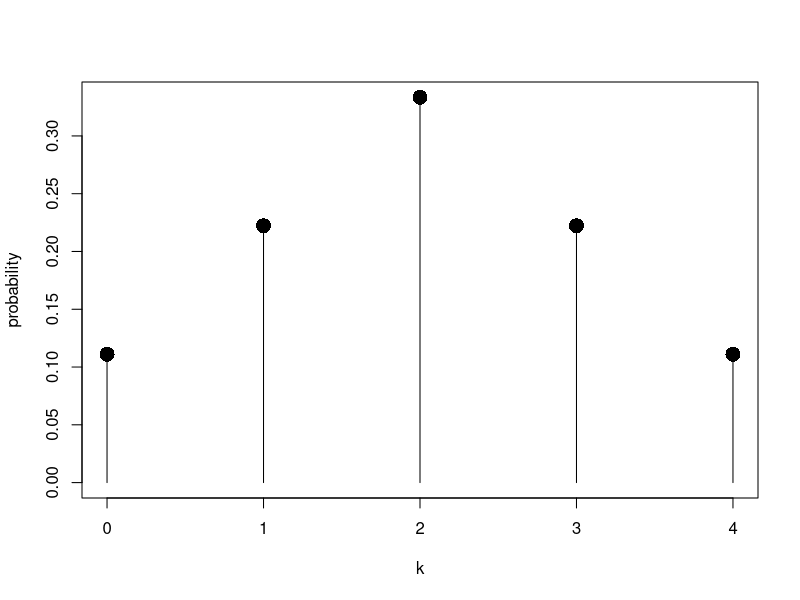
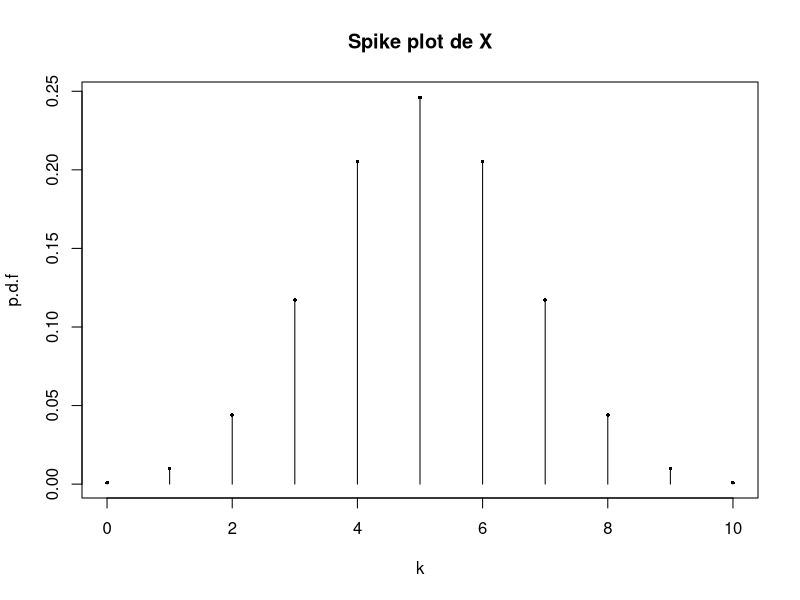
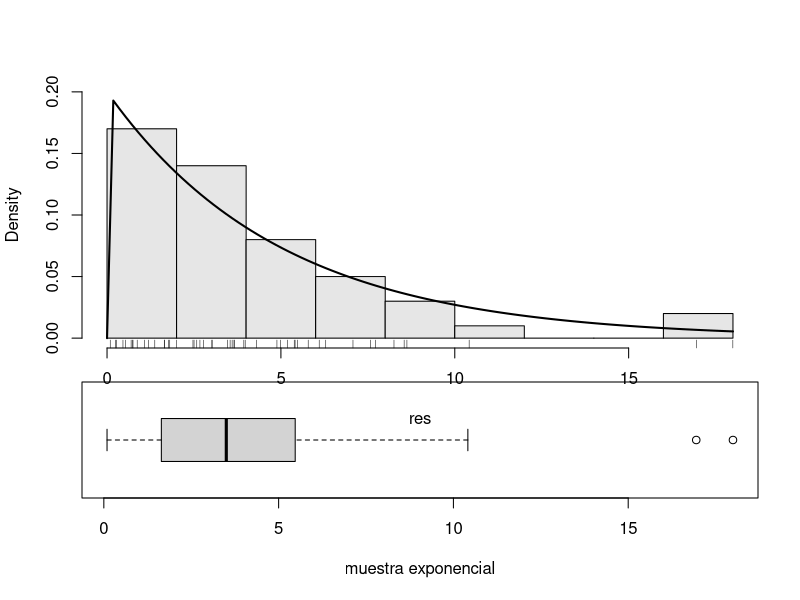
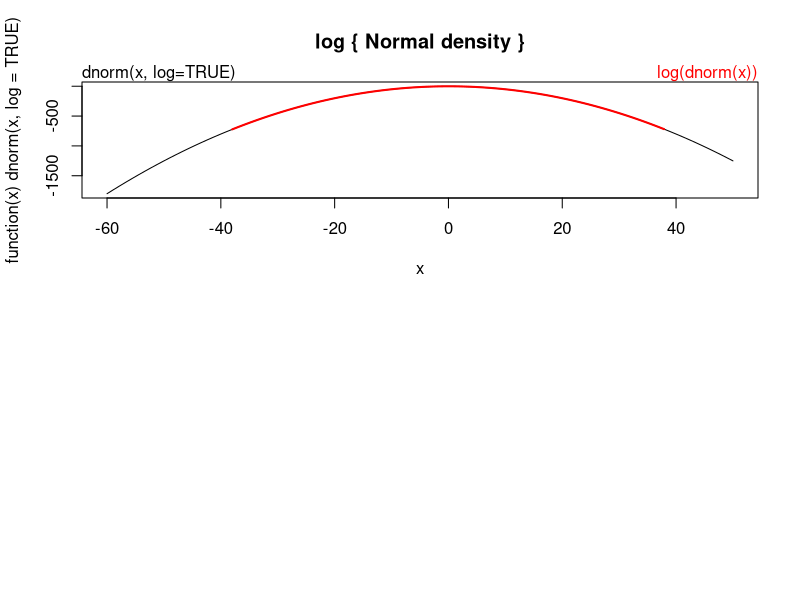
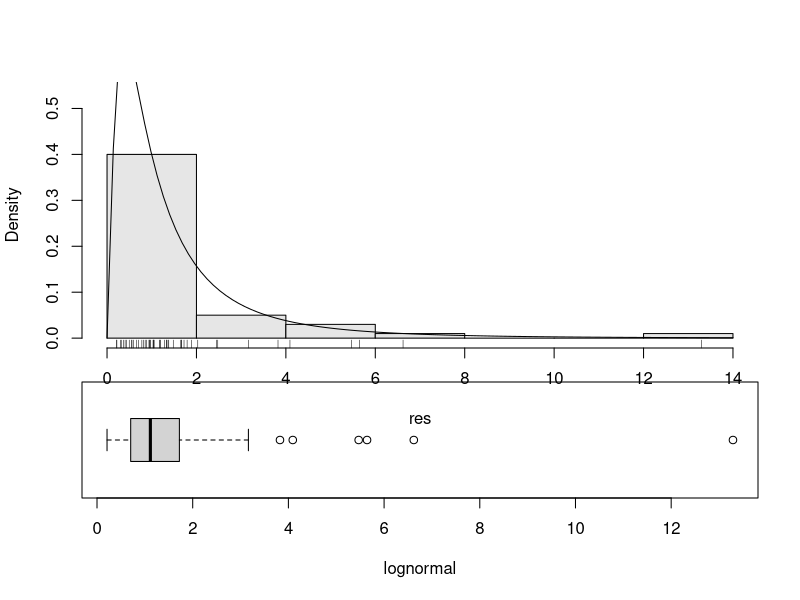

The R script that drew these images, in order:
# Probabilidad_Variable_Aleatoria_y_Distribuciones #

#### VALORES DISCRETOS Y CONTINUOS: ####

#spike plot:
# Muestra las probabilidades para cada valor en el rango de X como
# un "spike", enfatizando lo discreto de la distrubción.

k=0:4
p=c(1,2,3,2,1)/9
plot(k, p, type="h",xlab="k",ylab="probability",
     ylim=c(0,max(p)))
points(k,p,pch=16,cex=2)

#sample() generar valores aleatorios:
k=0:2
p=c(1,2,1)/4
sample(k,size=1,replace=FALSE,prob=p) #simula que todo tiene 
#la misma probabilidad de ocurrencia.
sample(k,size=1,prob=p)

#lanzar una moneda 10 veces, cara=1 y sello=0
sample(0:1, size=10, replace=TRUE) #i.i.d sample
sample (1:6,size=10, replace=TRUE) #lanzar un 
#dado 10 veces.
#suma de lanzar el dado 10 veces
sample(1:6,size=10,replace=TRUE)+ 
  sample(1:6,size=10,replace=TRUE)
#Asumir que 10000 personas se les pregunta
#si les gusta comer pollo o no y 6200 dicen si.
#Luego si elegimos una muestra de 10:
sample(rep(0:1,c(3200,6800)),size=10,replace=TRUE)
sample(0:1, size=10, replace=T, prob=c(1-.62,.62))

#Familia de distribuciones:
# d: retorna la p.d.f de la distribucion.
# p.d.f: probability density function

# p: retorna la c.d.f de la distribucion.
# c.d.f:cummulative density function

# q: retorna los cuantiles.
# r: retorna una muestra aleatoria desde la distribucion.

#Cada familia de distribución tiene sus parámetros pero
# las funciones son similares en funcionamiento.

dunif(x=1, min=0, max=3)
punif(q=2,min=0,max=3)
qunif(p=1/2,min=0,max=3)
runif(n=1,min=0,max=3)
runif(n=10,min=0,max=10)

#Multiples cuantiles:
ps<-seq(0,2,by=0.2)
names(ps)=as.character(seq(0,200,by=20))
ps
qunif(ps, min=0,max=1)

#### distribución Binomial: ####

#Lanzar una moneda 10 veces. X:numero de caras.
#Si la moneda es justa. #X tienen una distribución binomial
# Binomial(10, 1/2)
# La probabilidad que X=5
choose(10,5)*(1/2)^5*(1/2)^(10-5)
# usando d function
dbinom(5,size=10, prob=1/2)
#La probabilidad de obtener 6 o menos caras
sum(dbinom(0:6,size=10,prob=1/2))

#Spike plot producido por binomial:
heights=dbinom(0:10, size=10,prob=1/2)
plot(0:10,heights,
     type="h",
     main="Spike plot de X",xlab="k",ylab="p.d.f")
points(0:10,heights,pch=16,cex=0.5)

#De una poblacion las personas que eligen geologia se les 
#considera como si y se codifica con 1 al resto con 0.
#El analisis corresponde a una Binomial(n,p) de una v.a.d
#donde n es el número de muestras.

#Si la población favorable que eligió si es 62%,calcule de una
#Muestra de 100 que tan probable es que respondan 60% o menos.
pbinom(60, size=100, prob=0.62)

#### Distribucion Exponencial: Exponential(lambda) ####
res=rexp(50,rate=1/5)
#boxplot:
par(fig=c(0,1,0,0.50))
boxplot(res, horizontal=TRUE,bty="n",
        xlab="muestra exponencial")
#histograma
par(fig=c(0,1,0.25,1),new=TRUE)
#guardar los valores,
#luego encontrar el mas grande y setearlo
#como maximo:
tmp.hist=hist(res,plot=FALSE)
tmp.edens=density(res)
tmp.dens =dexp(0, rate=1/5)
y.max=max(tmp.hist$density,tmp.edens$y,
          tmp.dens)
hist(res,ylim=c(0,y.max),prob=TRUE,
     main="", col=gray(0.9))
curve(dexp(x,rate = 1/5),lwd=2,add=TRUE)
rug(res)

#### Distribucion Normal: ####
#Normal(µ,σ)
pnorm(q=1.5,mean=0, sd=1)
pnorm(q=4.75, mean=0,sd=1/2)
qnorm(c(0.25,0.50,0.75)) #Areas importantes
#basadas en Z-scores
#qnorm especificamos el area que deseamos
#cuanta area es no mayor a una desviacion estandar
#desde la media:
pnorm(1)-pnorm(-1)
#dos desviaciones estandar:
1-2*pnorm(-2)
#tres desviaciones estandar:
diff(pnorm(c(-3,3)))

require(graphics)

dnorm(0) == 1/sqrt(2*pi)
dnorm(1) == exp(-1/2)/sqrt(2*pi)
dnorm(1) == 1/sqrt(2*pi*exp(1))

## Using "log = TRUE" for an extended range :
par(mfrow = c(2,1))
plot(function(x) dnorm(x, log = TRUE), -60, 50,
     main = "log { Normal density }")
curve(log(dnorm(x)), add = TRUE, col = "red", lwd = 2)
mtext("dnorm(x, log=TRUE)", adj = 0)
mtext("log(dnorm(x))", col = "red", adj = 1)


#Ejemplo1:
# a
pnorm(70, mean=80, sd=10) - pnorm(60, mean=80, sd=10)
# b 
# media poblacional = media muestral/sqrt(n)
media_nueva <- 10/sqrt(60)
1 -  pnorm(90, mean = 80, sd = media_nueva)

# Ejemplo:
#a
pnorm(30, mean = 42000, sd=12000)
#b
# u_tot <- ux+uy+uz
# phi_tot <- rootsquare(phi_x^2, phi_y^2 + phi_z^2)
u = 42000+60000+78000
phi = sqrt(12000^2+18000^2+10000^2)
#
1- pnorm(120000, mean= u, sd = phi)
#c
# tarea la c.
# practicar de : https://r02pro.github.io/normal-distribution.html


#### LogNormal: log(x) ####

res= rlnorm(n=50, meanlog=0,sdlog=1)
#boxplot:
par(fig=c(0,1,0,0.5))
boxplot(res, horizontal=TRUE, bty="n",xlab="lognormal")
#histogram:
par(fig=c(0,1,0.25,1),new=TRUE)
tmp.hist=hist(res, plot=FALSE)
tmp.edens=density(res)
tmp.dens = dexp(0,rate=1/5)
ymax =max(tmp.hist$density,tmp.edens$y,
          tmp.dens)
#hist:
par(fig=c(0,1,0.25,1),new=TRUE)
hist(res,ylim=c(0,ymax),prob=TRUE,
     main="",col=gray(0.9))
curve(dlnorm(x,meanlog=0,sdlog=1),
      add=TRUE)
rug(res)

#t-distribution, F-distribution and
#chi-distrbution


# Trabajo:

# Hacer una lista de todas las distribuciones usadas y sus aplicacioes en las geociencias:

# ejemplo: 

# lognormal: General distribucion de elementos metalicos en aguas ... y seguir listando.
